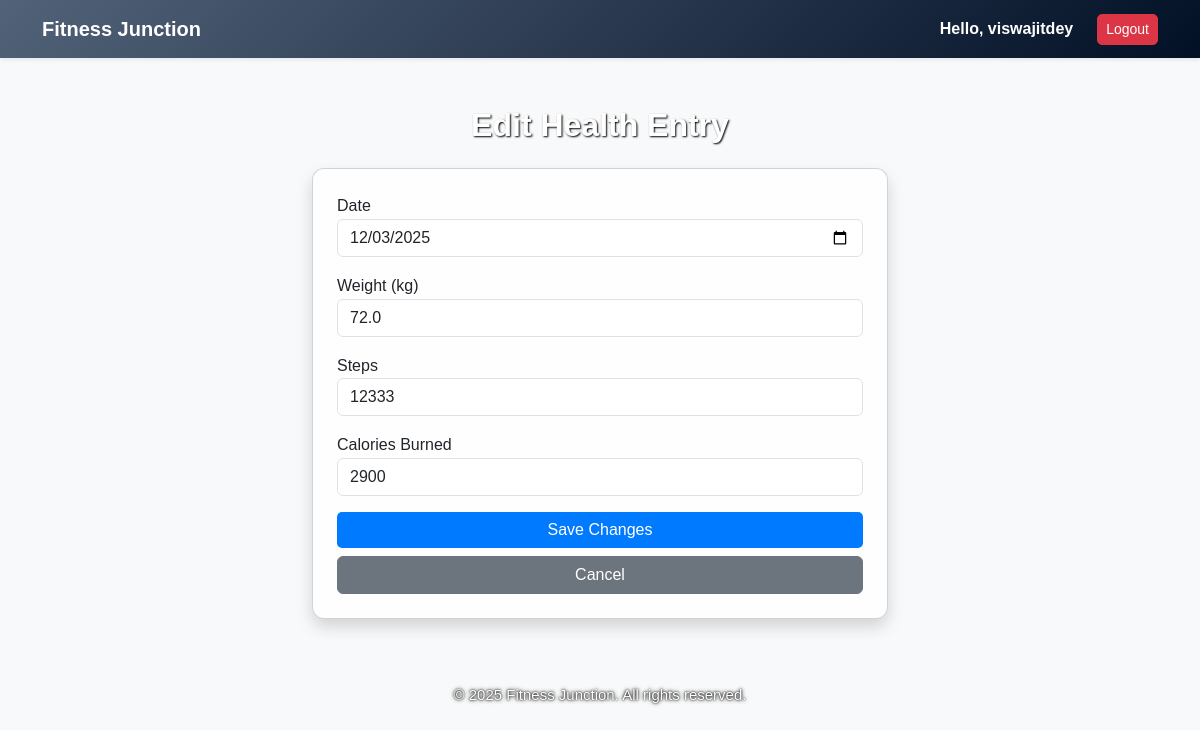
The app's page /edit/2 (signed in) with its own data.
### tables this page shows
CREATE TABLE health_data (
    data_id INTEGER PRIMARY KEY AUTOINCREMENT,
    user_id INTEGER NOT NULL,
    date TEXT NOT NULL,
    weight REAL,
    steps INTEGER,
    calories_burned INTEGER,
    FOREIGN KEY (user_id) REFERENCES users(user_id)
);

### app.py (the view, shortened to what this page needs)
@app.route("/edit/<int:data_id>", methods=["GET", "POST"])
def edit_entry(data_id):
    if "user_id" not in session:
        return redirect("/login")
    conn = get_db()
    cursor = conn.cursor()
    cursor.execute("""
        SELECT * FROM health_data
        WHERE data_id = ? AND user_id = ?
    """, (data_id, session["user_id"]))
    entry = cursor.fetchone()
    conn.close()
    if entry is None:
        return "Entry not found or unauthorized", 404
    return render_template("edit_data.html", entry=entry)

### app.py (called while the page is built)
def get_db():
    conn = sqlite3.connect("database/health.db")
    conn.row_factory = sqlite3.Row
    return conn

@app.context_processor
def inject_current_year():
    return {"current_year": datetime.now().year}

### templates/edit_data.html (shortened to what this page needs)
<!DOCTYPE html>
<html>
<head>
    <link rel="stylesheet" href="https://cdn.jsdelivr.net/npm/bootstrap@5.3.0/dist/css/bootstrap.min.css">
</head>
<body class="bg-light">
{% extends "base.html" %}
{% block content %}
<link rel="stylesheet" href="{{ url_for('static', filename='css/style.css') }}">
<div class="container mt-5" style="max-width: 600px;">
    <h2 class="mb-4 text-center">Edit Health Entry</h2>
    <form action="/edit/{{ entry.data_id }}" method="POST" class="card p-4 shadow">
        <div class="mb-3">
            <label>Date</label>
            <input type="date" name="date" value="{{ entry.date }}" class="form-control" required>
        </div>
        <div class="mb-3">
            <label>Weight (kg)</label>
            <input type="number" step="0.1" name="weight" value="{{ entry.weight }}" class="form-control">
        </div>
        <div class="mb-3">
            <label>Steps</label>
            <input type="number" name="steps" value="{{ entry.steps }}" class="form-control">
        </div>
        <div class="mb-3">
            <label>Calories Burned</label>
            <input type="number" name="calories" value="{{ entry.calories_burned }}" class="form-control">
        </div>
        <button class="btn btn-primary w-100">Save Changes</button>
        <a href="/dashboard" class="btn btn-secondary w-100 mt-2">Cancel</a>
    </form>
</div>
{% endblock %}

### static/css/style.css (style rules this page uses)
body { font-family: 'Arial', sans-serif; color: #333; margin: 0; padding: 0; background-image: url("../images/background.jpg"); background-size: cover; background-position: center; background-repeat: no-repeat; background-attachment: fixed; line-height: 1.6; position: relative; z-index: 0; }
.card { border-radius: 12px; box-shadow: 0 6px 15px rgba(0,0,0,0.1); background-color: rgba(255, 255, 255, 0.85); padding: 20px; }
.btn-primary { background-color: #007bff; border: none; border-radius: 5px; transition: 0.3s; }
input, select { border-radius: 5px; padding: 6px 10px; }
h2, h4 { font-weight: 600; color: #343a40; margin-bottom: 15px; }
h1, h2, h3, h4, para { color: #fff !important; text-shadow: 1px 1px 2px #000; }

### records on screen
health_data: date "12/03/2025", weight "72.0", steps "12333", calories "2900"

### other values on screen
{{ session['username'] }} "viswajitdey"
